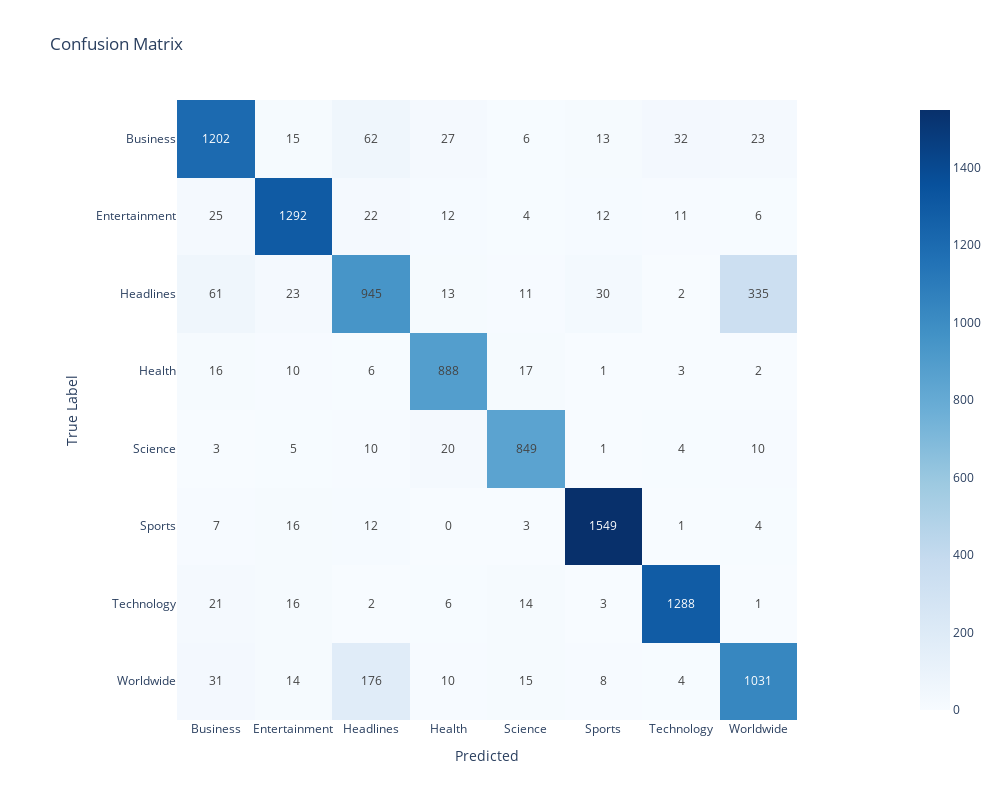

Here is the notebook cell this chart was saved with:
### Markdown cell above
TF-IDF + RidgeClassifier

### Code cell
X = df['Title']
y = df['Category']
X_train, X_test, y_train, y_test = train_test_split(X, y, test_size=0.2, random_state=42)


model = TextClassifier(model=RidgeClassifier(), vectorizer=TfidfVectorizer(ngram_range=(1, 3), max_features=30000))
model.train(X_train, y_train)
model.evaluate(X_test, y_test)

### Figure 1 — Plotly figure (JSON) as saved in the notebook; plotly's stock layout.template omitted (floating-point values rounded to 4 significant figures)
{"data": [{"coloraxis": "coloraxis", "hovertemplate": "Predicted: %{x}<br>True Label: %{y}<br>color: %{z}<extra></extra>", "name": "0", "texttemplate": "%{z}", "type": "heatmap", "x": ["Business", "Entertainment", "Headlines", "Health", "Science", "Sports", "Technology", "Worldwide"], "xaxis": "x", "y": ["Business", "Entertainment", "Headlines", "Health", "Science", "Sports", "Technology", "Worldwide"], "yaxis": "y", "z": [[1202, 15, 62, 27, 6, 13, 32, 23], [25, 1292, 22, 12, 4, 12, 11, 6], [61, 23, 945, 13, 11, 30, 2, 335], [16, 10, 6, 888, 17, 1, 3, 2], [3, 5, 10, 20, 849, 1, 4, 10], [7, 16, 12, 0, 3, 1549, 1, 4], [21, 16, 2, 6, 14, 3, 1288, 1], [31, 14, 176, 10, 15, 8, 4, 1031]]}], "layout": {"coloraxis": {"colorscale": [[0, "rgb(247,251,255)"], [0.125, "rgb(222,235,247)"], [0.25, "rgb(198,219,239)"], [0.375, "rgb(158,202,225)"], [0.5, "rgb(107,174,214)"], [0.625, "rgb(66,146,198)"], [0.75, "rgb(33,113,181)"], [0.875, "rgb(8,81,156)"], [1, "rgb(8,48,107)"]]}, "height": 800, "title": {"text": "Confusion Matrix"}, "width": 1000, "xaxis": {"anchor": "y", "constrain": "domain", "domain": [0, 1], "scaleanchor": "y", "title": {"text": "Predicted"}}, "yaxis": {"anchor": "x", "autorange": "reversed", "constrain": "domain", "domain": [0, 1], "title": {"text": "True Label"}}}}
